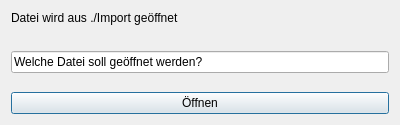
<?xml version="1.0" encoding="UTF-8"?>
<ui version="4.0">
 <class>Dialog</class>
 <widget class="QDialog" name="Dialog">
  <property name="geometry">
   <rect>
    <x>0</x>
    <y>0</y>
    <width>400</width>
    <height>125</height>
   </rect>
  </property>
  <property name="windowTitle">
   <string>Öffnen</string>
  </property>
  <property name="windowIcon">
   <iconset>
    <normaloff>Fussball.jpg</normaloff>Fussball.jpg</iconset>
  </property>
  <layout class="QVBoxLayout" name="verticalLayout">
   <item alignment="Qt::AlignTop">
    <widget class="QLabel" name="label">
     <property name="maximumSize">
      <size>
       <width>16777215</width>
       <height>27</height>
      </size>
     </property>
     <property name="text">
      <string>Datei wird aus ./Import geöffnet</string>
     </property>
    </widget>
   </item>
   <item alignment="Qt::AlignVCenter">
    <widget class="QLineEdit" name="eingabe">
     <property name="text">
      <string>Welche Datei soll geöffnet werden?</string>
     </property>
    </widget>
   </item>
   <item alignment="Qt::AlignBottom">
    <widget class="QPushButton" name="Btn">
     <property name="text">
      <string>Öffnen</string>
     </property>
    </widget>
   </item>
  </layout>
 </widget>
 <resources/>
 <connections>
  <connection>
   <sender>Btn</sender>
   <signal>clicked()</signal>
   <receiver>Dialog</receiver>
   <slot>close()</slot>
   <hints>
    <hint type="sourcelabel">
     <x>200</x>
     <y>103</y>
    </hint>
    <hint type="destinationlabel">
     <x>385</x>
     <y>-13</y>
    </hint>
   </hints>
  </connection>
 </connections>
</ui>
